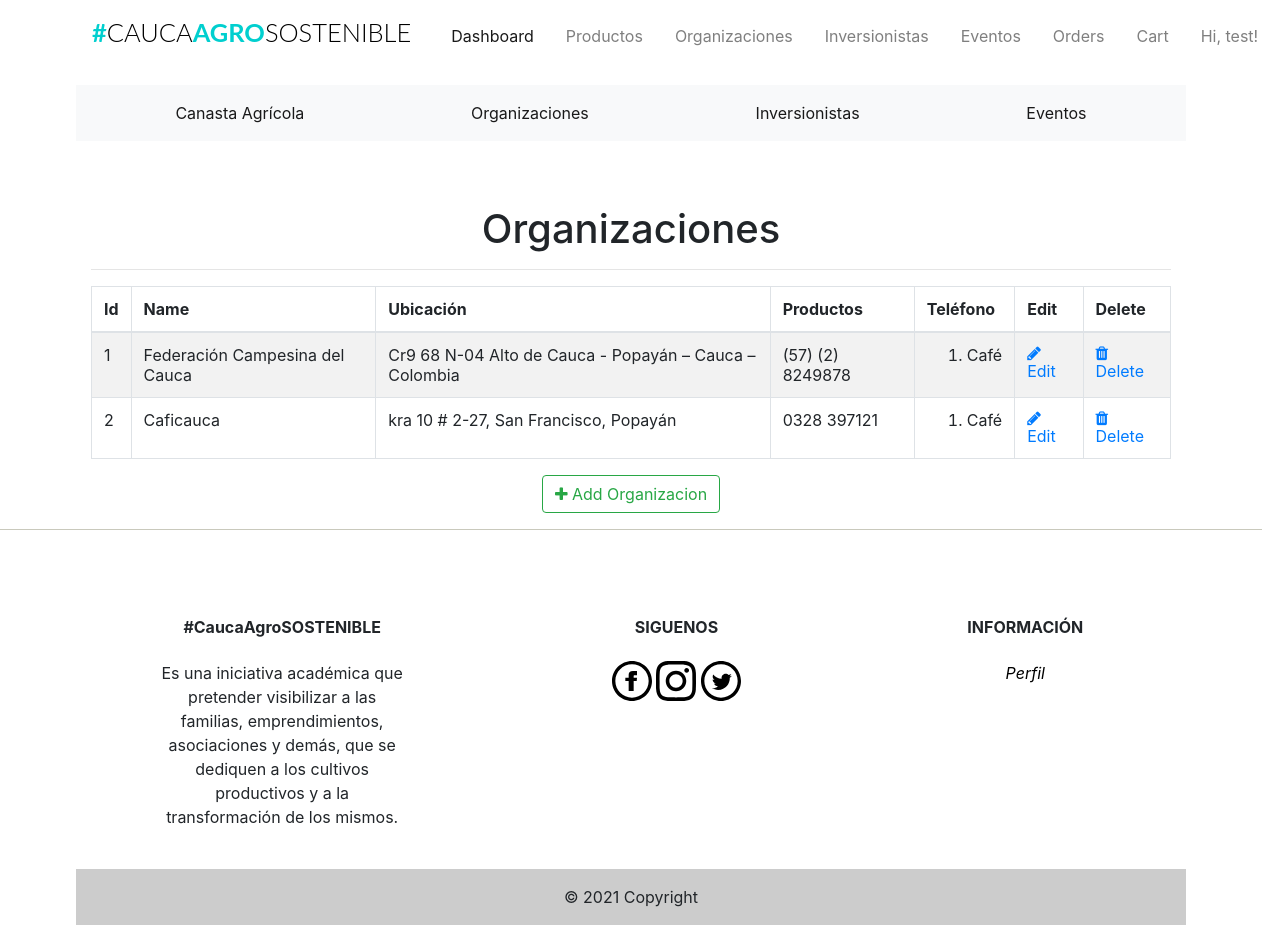
/admin/organizaciones (signed in), run on an earlier commit of the app's database.
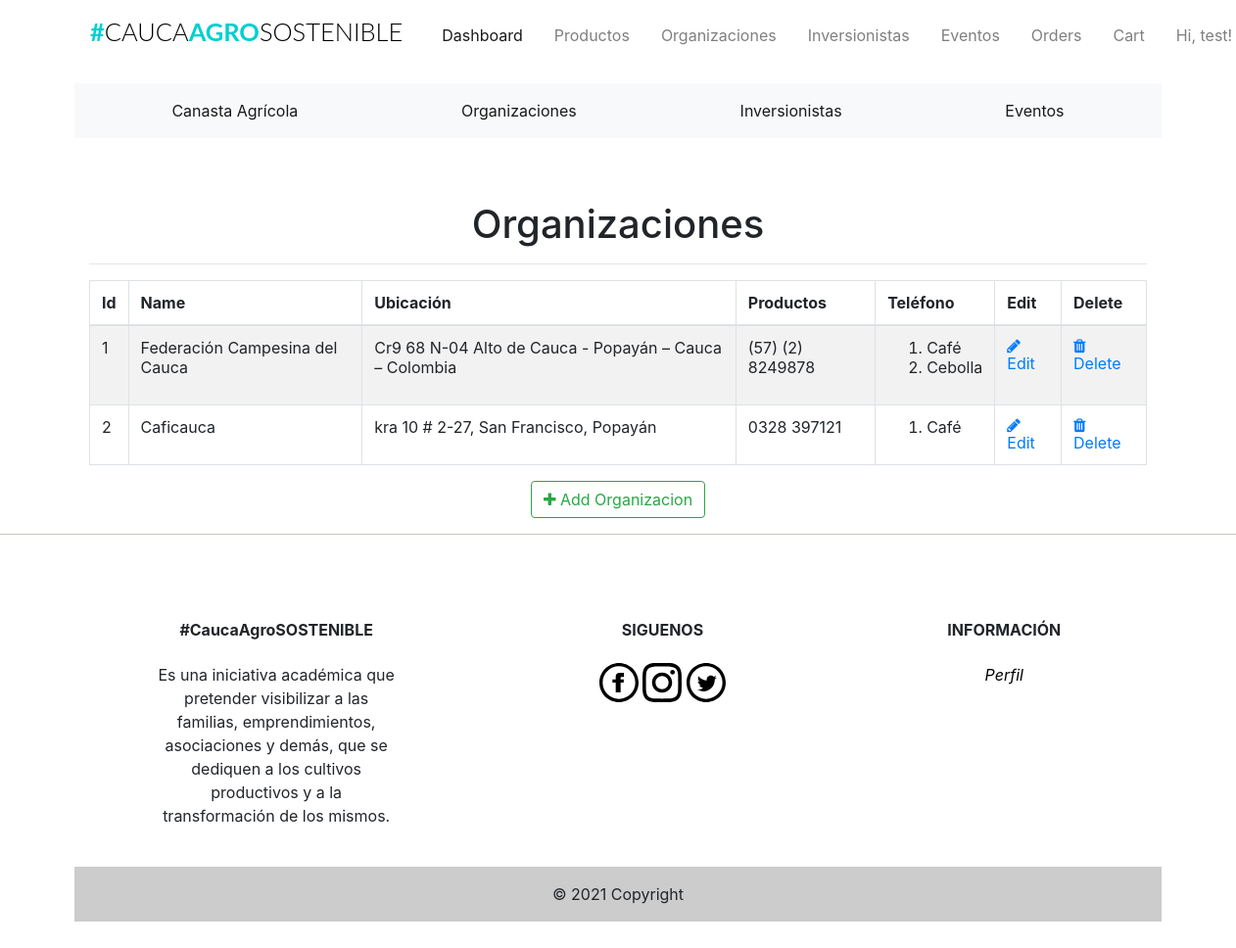
And on a later commit of the database.
### app/models.py (models this page shows, shortened)
class Organizaciones(db.Model):
    __tablename__ = 'organizaciones'
    id = db.Column(db.Integer, primary_key=True)
    organizacion_name = db.Column(db.String(20), index=True)
    organizacion_image = db.Column(db.String(120))
    organizacion_location = db.Column(db.String(120))
    organizacion_phone = db.Column(db.String(15))
    product = db.relationship('Products', backref='organizacion')

class Products(db.Model):
    __tablename__ = 'products'
    id = db.Column(db.Integer, primary_key=True)
    product_name = db.Column(db.String(100), index=True)
    product_price = db.Column(db.Integer, index=True)
    product_image = db.Column(db.String(120))
    product_description = db.Column(db.String(200))
    product_stock = db.Column(db.Integer)
    promotion_value = db.Column(db.Integer, index=True)
    organizacion_id = db.Column(db.Integer, db.ForeignKey('organizaciones.id'))

### app/admin/routes.py (the view)
@admin.route('/organizaciones', methods=['GET', 'POST'])
@login_required
def list_organizaciones():
    check_admin()
    organizaciones = Organizaciones.query.all()
    return render_template('admin/organizaciones/organizaciones.html', title="Organizaciones", organizaciones=organizaciones)

### app/admin/routes.py (called while the page is built)
def check_admin():
    if not current_user.is_admin:
        abort(403)

### app/models.py (called while the page is built)
@login_manager.user_loader
def load_user(id):
    return Users.query.get(int(id))

### app/templates/admin/organizaciones/organizaciones.html (shortened to what this page needs)
{% extends "base.html" %}
{% block head %}
<head>
    <link href="//maxcdn.bootstrapcdn.com/font-awesome/4.1.0/css/font-awesome.min.css" rel="stylesheet">
</head>
{%endblock head%}
{% block body %}
<div class="container">
  <div class="outer">
    <div class="middle">
      <div class="inner">
        <br/>
        <br/>
        <h1 style="text-align:center;">Organizaciones</h1>
        {% if organizaciones %}
          <hr class="intro-divider">
            <table class="table table-striped table-bordered">
              <thead>
                <tr>
                  <th> Id </th>
                  <th> Name </th>
                  <th> Ubicaci&oacute;n </th>
                  <th> Productos</th>
                  <th> Tel&eacute;fono </th>
                  <th> Edit </th>
                  <th> Delete </th>
                </tr>
              </thead>
              <tbody>
              {% for organizacion in organizaciones %}
                <tr>
                  <td> {{ organizacion.id}} </td>
                  <td> {{ organizacion.organizacion_name }} </td>
                  <td> {{ organizacion.organizacion_location }} </td>
                  <td> {{ organizacion.organizacion_phone }} </td>
                    {% if organizacion.product == [] %}
                    <td>
                      0
                    </td>
                    {% else %}
                  <td>
                      <ol>
                        {% for name in organizacion.product %}
                          <li>
                            {{ name.product_name }}
                          </li>
                          {% endfor %}
                        </ol>
                  </td>
                  {% endif %}
                  <td>
                    <a href="{{ url_for('admin.edit_organizacion', id=organizacion.id) }}">
                      <i class="fa fa-pencil"></i> Edit
                    </a>
                  </td>
                  <td>
                    <a href="{{ url_for('admin.delete_organizacion', id=organizacion.id) }}">
                      <i class="fa fa-trash"></i> Delete
                    </a>
                  </td>
                </tr>
              {% endfor %}
              </tbody>
            </table>
          <div style="text-align: center">
        {% else %}
          <div style="text-align: center">
            <h3> No Organizacion have been added. </h3>
            <hr class="intro-divider">
        {% endif %}
          <a href="{{ url_for('admin.add_organizacion') }}" class="btn btn-outline-success">
            <i class="fa fa-plus"></i>
            Add Organizacion
          </a>
        </div>
      </div>
    </div>
  </div>
</div>
{% endblock %}

What changed in the data, as far as the page shows it:
added Products: product_name "Cebolla", shown under Organizaciones "Federación Campesina del Cauca"
